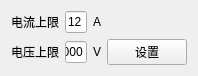
     <widget class="QWidget" name="gridLayoutWidget_5">
      <property name="geometry">
       <rect>
        <x>10</x>
        <y>240</y>
        <width>196</width>
        <height>53</height>
       </rect>
      </property>
      <layout class="QGridLayout" name="gridLayout_5">
       <item row="0" column="0">
        <layout class="QHBoxLayout" name="horizontalLayout_21">
         <item>
          <widget class="QLabel" name="label_75">
           <property name="text">
            <string>电流上限</string>
           </property>
          </widget>
         </item>
         <item>
          <widget class="QLineEdit" name="curTop">
           <property name="text">
            <string>12</string>
           </property>
          </widget>
         </item>
         <item>
          <widget class="QLabel" name="label_77">
           <property name="text">
            <string>A</string>
           </property>
          </widget>
         </item>
        </layout>
       </item>
       <item row="1" column="0">
        <layout class="QHBoxLayout" name="horizontalLayout_20">
         <item>
          <widget class="QLabel" name="label_74">
           <property name="text">
            <string>电压上限</string>
           </property>
          </widget>
         </item>
         <item>
          <widget class="QLineEdit" name="volTop">
           <property name="text">
            <string>1000</string>
           </property>
          </widget>
         </item>
         <item>
          <widget class="QLabel" name="label_76">
           <property name="text">
            <string>V</string>
           </property>
          </widget>
         </item>
        </layout>
       </item>
       <item row="1" column="1">
        <widget class="QPushButton" name="setVolTop">
         <property name="text">
          <string>设置</string>
         </property>
        </widget>
       </item>
      </layout>
     </widget>
